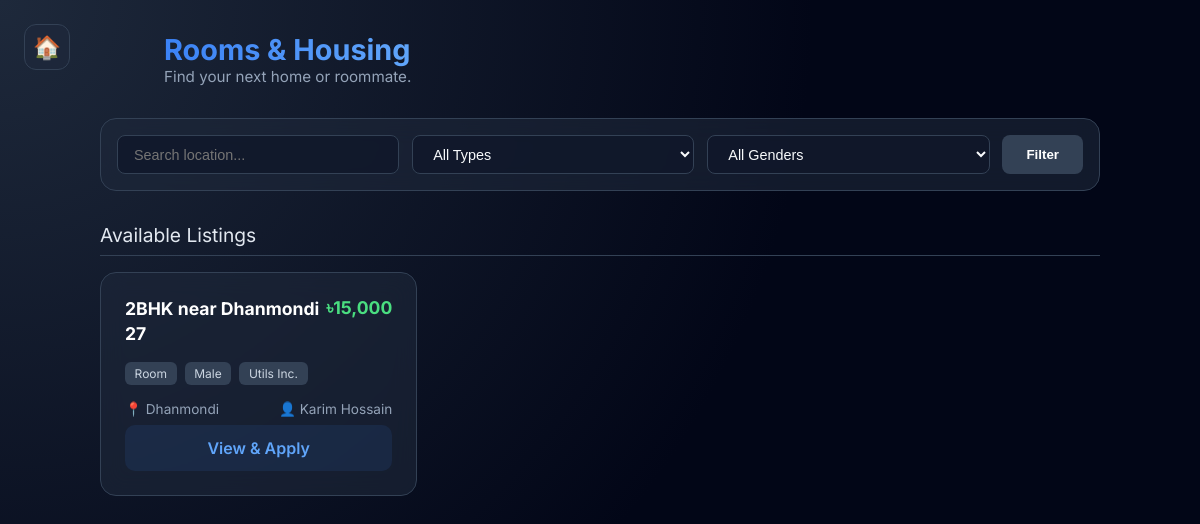
Before: /room_list.php (signed in) with the older database file.
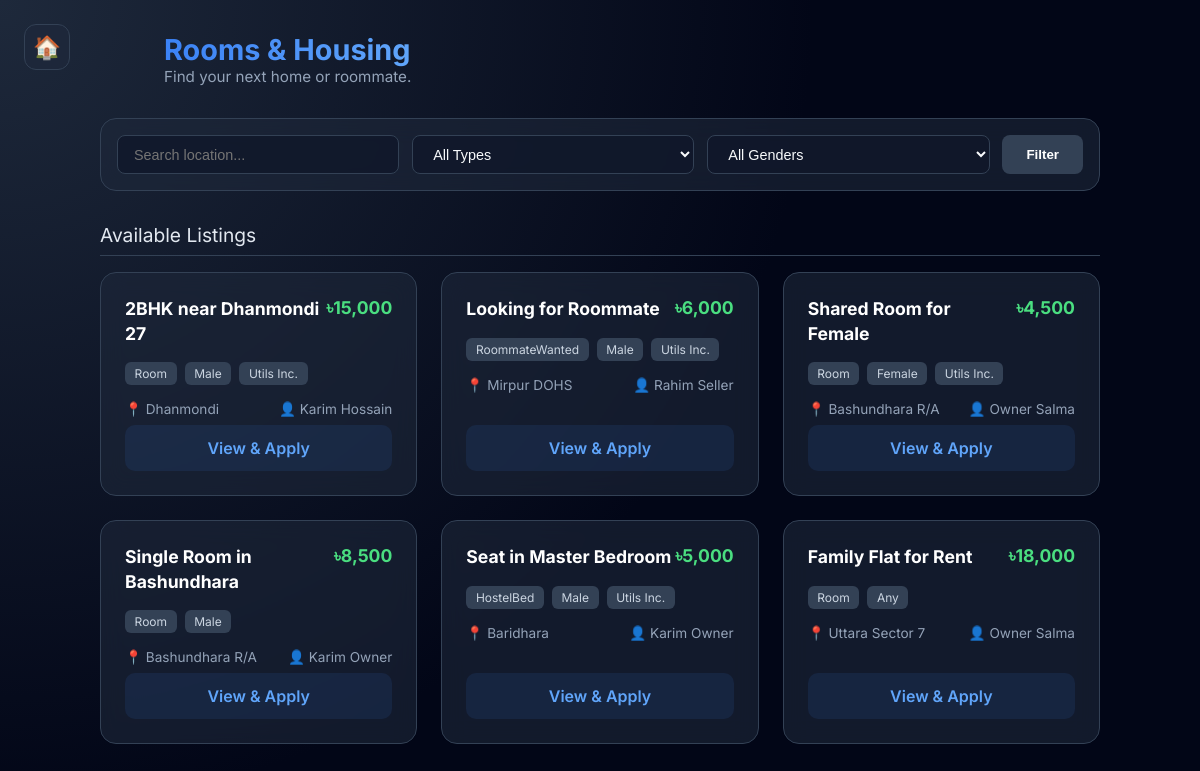
After: the same page with the newer database file.
### tables this page shows
CREATE TABLE IF NOT EXISTS ROOMLISTING (
  RoomID            INT AUTO_INCREMENT PRIMARY KEY,
  OwnerID           INT NOT NULL,
  ListingType       ENUM('Room','HostelBed','RoommateWanted') NOT NULL,
  Title             VARCHAR(150) NOT NULL,
  Description       TEXT NOT NULL,
  LocationArea      VARCHAR(100) NOT NULL,
  Latitude          DECIMAL(10,8) NULL,
  Longitude         DECIMAL(11,8) NULL,
  RentAmount        DECIMAL(10,2) NOT NULL,
  UtilitiesIncluded BOOLEAN NOT NULL DEFAULT FALSE,
  GenderPreference  ENUM('Any','Male','Female') NOT NULL DEFAULT 'Any',
  IsVerified        BOOLEAN NOT NULL DEFAULT FALSE,
  Status            ENUM('Available','Booked','Closed') NOT NULL DEFAULT 'Available',
  CreatedAt         DATETIME NOT NULL DEFAULT CURRENT_TIMESTAMP,
  CONSTRAINT fk_room_owner FOREIGN KEY (OwnerID)
    REFERENCES USER(UserID) ON DELETE CASCADE ON UPDATE CASCADE,
  INDEX idx_room_owner (OwnerID),
  INDEX idx_room_area (LocationArea),
  INDEX idx_room_type_status (ListingType, Status)
);

CREATE TABLE IF NOT EXISTS USER (
  UserID       INT AUTO_INCREMENT PRIMARY KEY,
  FullName     VARCHAR(100) NOT NULL,
  Email        VARCHAR(100) NOT NULL UNIQUE,
  Phone        VARCHAR(20)  NOT NULL,
  PasswordHash VARCHAR(255) NOT NULL,
  Role         ENUM('Student','Owner','ServiceProvider','Admin') NOT NULL DEFAULT 'Student',
  AgeGroup     ENUM('18-21','22-25','26-30','Over30') NOT NULL,
  LivingStatus ENUM('Alone','Roommates','Family','Hostel') NOT NULL,
  Bio          TEXT NULL,
  Country      VARCHAR(100) NULL,
  CreatedAt    DATETIME NOT NULL DEFAULT CURRENT_TIMESTAMP,
  Status       ENUM('Active','Blocked','Suspended') NOT NULL DEFAULT 'Active'
);

### room_list.php (the view, shortened to what this page needs)
<?php
include 'config.php';
$search = isset($_GET['q']) ? trim($_GET['q']) : '';
$listingType = isset($_GET['type']) ? $_GET['type'] : 'All';
$gender = isset($_GET['gender']) ? $_GET['gender'] : 'All';
$minPrice = isset($_GET['min_price']) ? (float) $_GET['min_price'] : 0;
$maxPrice = isset($_GET['max_price']) ? (float) $_GET['max_price'] : PHP_FLOAT_MAX;
$whereMy = "WHERE rl.OwnerID = ?";
$whereOther = "WHERE rl.OwnerID != ? AND rl.Status = 'Available' AND rl.IsVerified = 1";
$paramsMy = [$_SESSION['user_id']];
$typesMy = "i";
$paramsOther = [$_SESSION['user_id']];
$typesOther = "i";
$filters = [
    'listingType' => $listingType,
    'gender' => $gender,
    'minPrice' => $minPrice,
    'maxPrice' => $maxPrice,
    'search' => $search
];
applyFilters($whereMy, $typesMy, $paramsMy, $filters);
applyFilters($whereOther, $typesOther, $paramsOther, $filters);
$sqlOther = "SELECT rl.RoomID, rl.Title, rl.Description, rl.LocationArea, rl.RentAmount,
               rl.UtilitiesIncluded, rl.GenderPreference, rl.ListingType, rl.CreatedAt,
               u.FullName AS OwnerName
        FROM ROOMLISTING rl
        JOIN USER u ON rl.OwnerID = u.UserID
        $whereOther
        ORDER BY rl.CreatedAt DESC";
$stmtOther = $conn->prepare($sqlOther);
if ($typesOther) {
    $stmtOther->bind_param($typesOther, ...$paramsOther);
}
$stmtOther->execute();
$resultOther = $stmtOther->get_result();
?>
<!DOCTYPE html>
<html lang="en">
<head>
</head>
<body>
    <a href="index.php" class="home-btn" title="Home">🏠</a>
    <div class="container">
        <div class="header">
            <div>
                <h2>Rooms & Housing</h2>
                <div class="subtitle">Find your next home or roommate.</div>
            </div>
        </div>
        <form method="get" class="filter-bar">
            <input type="text" name="q" placeholder="Search location..."
                value="<?php echo htmlspecialchars($search); ?>">
            <select name="type">
                <option value="All">All Types</option>
            </select>
            <select name="gender">
                <option value="All">All Genders</option>
            </select>
            <button type="submit">Filter</button>
        </form>
        <div class="section-title">Available Listings</div>
        <?php if ($resultOther->num_rows === 0): ?>
            <p style="color:#94a3b8; text-align:center;">No listings match your search.</p>
        <?php else: ?>
            <div class="grid">
                <?php while ($row = $resultOther->fetch_assoc()): ?>
                    <div class="card">
                        <div class="card-top">
                            <div class="card-title"><?php echo htmlspecialchars($row['Title']); ?></div>
                            <div class="price">৳<?php echo number_format($row['RentAmount']); ?></div>
                        </div>
                        <div class="tags">
                            <div class="tag"><?php echo $row['ListingType']; ?></div>
                            <div class="tag"><?php echo $row['GenderPreference']; ?></div>
                            <?php if ($row['UtilitiesIncluded']): ?>
                                <div class="tag">Utils Inc.</div><?php endif; ?>
                        </div>
                        <div class="meta-row">
                            <span>📍 <?php echo htmlspecialchars($row['LocationArea']); ?></span>
                            <span>👤 <?php echo htmlspecialchars($row['OwnerName']); ?></span>
                        </div>
                        <a href="room_apply.php?room_id=<?php echo $row['RoomID']; ?>" class="btn-apply">View & Apply</a>
                    </div>
                <?php endwhile; ?>
            </div>
        <?php endif; ?>
    </div>
</body>
</html>

Changed rows visible on the page:
added roomlisting: Title "Looking for Roommate", RentAmount "6,000", ListingType "RoommateWanted", GenderPreference "Male", UtilitiesIncluded "Utils Inc.", LocationArea "Mirpur DOHS", OwnerID.FullName "Rahim Seller"
added roomlisting: Title "Shared Room for Female", RentAmount "4,500", ListingType "Room", GenderPreference "Female", UtilitiesIncluded "Utils Inc.", LocationArea "Bashundhara R/A", OwnerID.FullName "Owner Salma"
added roomlisting: Title "Single Room in Bashundhara", RentAmount "8,500", ListingType "Room", GenderPreference "Male", LocationArea "Bashundhara R/A", OwnerID.FullName "Karim Owner"
added roomlisting: Title "Seat in Master Bedroom", RentAmount "5,000", ListingType "HostelBed", GenderPreference "Male", UtilitiesIncluded "Utils Inc.", LocationArea "Baridhara", OwnerID.FullName "Karim Owner"
added roomlisting: Title "Family Flat for Rent", RentAmount "18,000", ListingType "Room", GenderPreference "Any", LocationArea "Uttara Sector 7", OwnerID.FullName "Owner Salma"
